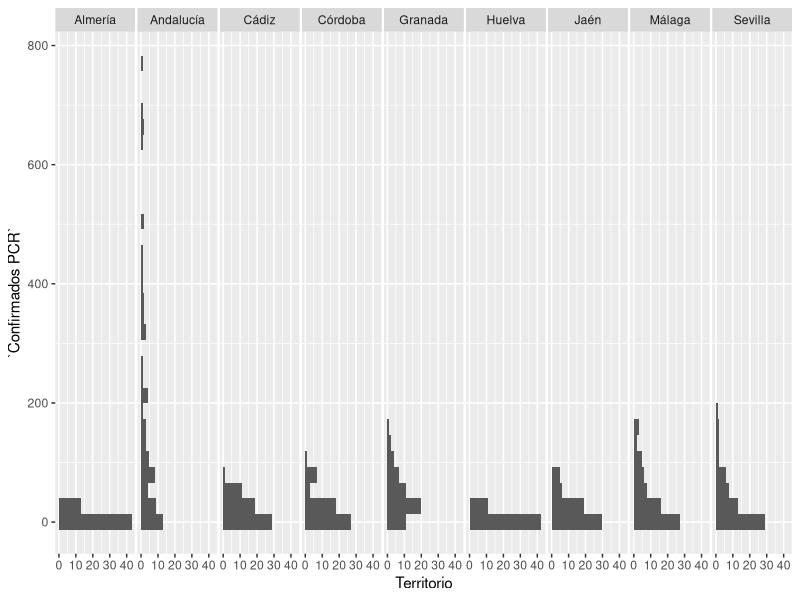
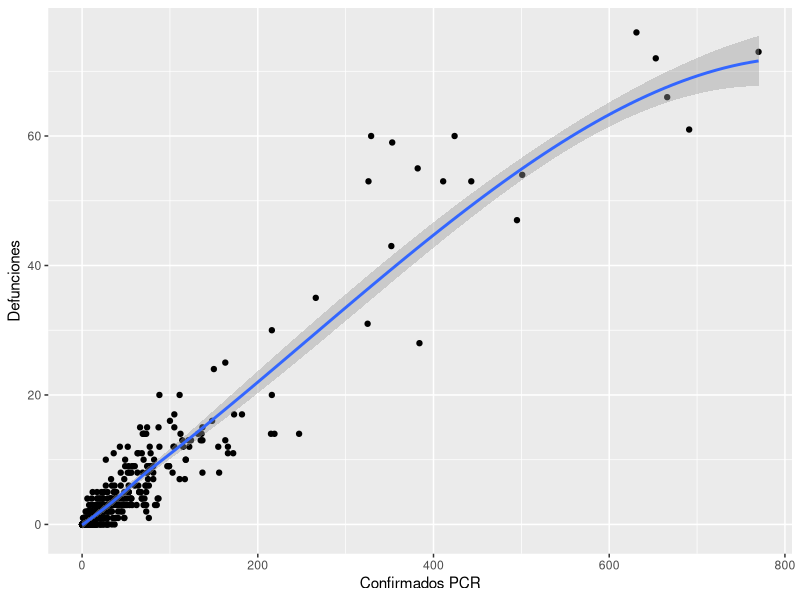
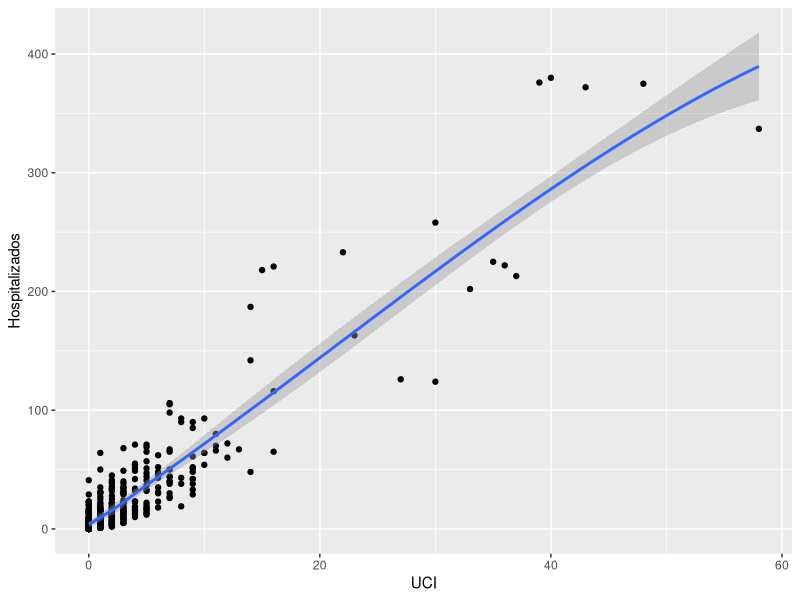

Reproduce these figures in R, in order.
## ---- chunk 1

library(dplyr)
library(ggplot2)
library(magrittr)
library(GGally)

covid_datos <- read.csv("Datasets/covid_datos.txt", sep=";", encoding = "UTF-8")

# Se genera una ultima columna al finalizar cada linea con ';' por lo que la eliminamos
covid_datos <- covid_datos[, 1:4]

# Para evitar problemas con los acentos en las columnas cambiamos el nombre de la primera
names(covid_datos)[1] <- "Fecha"

covid_datos$Fecha <- as.Date(covid_datos$Fecha, format='%d/%m/%Y')

# Los valores NA los convertimos a 0
indices <- which(is.na(covid_datos$Valor))
covid_datos$Valor[indices] = 0


## ---- chunk 2

c1 <- covid_datos[covid_datos$Medida == "Curados", ]
c1$Medida <- NULL
names(c1)[3] = "Curados"

c2 <- covid_datos[covid_datos$Medida == "Confirmados PCR", ]
c2$Medida <- NULL
names(c2)[3] = "Confirmados PCR"

c3 <- covid_datos[covid_datos$Medida == "UCI", ]
c3$Medida <- NULL
names(c3)[3] = "UCI"

c4 <- covid_datos[covid_datos$Medida == "Hospitalizados", ]
c4$Medida <- NULL
names(c4)[3] = "Hospitalizados"

c5 <- covid_datos[covid_datos$Medida == "Defunciones", ]
c5$Medida <- NULL
names(c5)[3] = "Defunciones"

c6 <- covid_datos[covid_datos$Medida == "Total confirmados (PCR+test)", ]
c6$Medida <- NULL
names(c6)[3] = "Total confirmados (PCR+test)"

covid_datos <- Reduce(merge, list(c1, c2, c3, c4, c5, c6))

## ---- chunk 3

str(covid_datos)

## ---- chunk 4

dim(covid_datos)

## ---- chunk 5

summary(covid_datos)

## ---- chunk 6

ggpairs(covid_datos)[4,2]

## ---- chunk 7

covid_datos %>%
  ggplot(aes(x=`Confirmados PCR`, y=Defunciones)) +
  geom_point() +
  stat_smooth()

covid_datos %>%
  ggplot(aes(x=UCI, y=Hospitalizados)) +
  geom_point() +
  stat_smooth()

## ---- chunk 8

## ---- chunk 9
